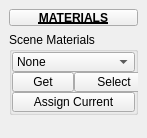
<?xml version="1.0" encoding="UTF-8"?>
<ui version="4.0">
 <class>QtUi</class>
 <widget class="QMainWindow" name="QtUi">
  <property name="enabled">
   <bool>true</bool>
  </property>
  <property name="geometry">
   <rect>
    <x>0</x>
    <y>0</y>
    <width>147</width>
    <height>138</height>
   </rect>
  </property>
  <property name="sizePolicy">
   <sizepolicy hsizetype="Preferred" vsizetype="Preferred">
    <horstretch>0</horstretch>
    <verstretch>0</verstretch>
   </sizepolicy>
  </property>
  <property name="minimumSize">
   <size>
    <width>0</width>
    <height>0</height>
   </size>
  </property>
  <property name="maximumSize">
   <size>
    <width>999</width>
    <height>999</height>
   </size>
  </property>
  <property name="windowTitle">
   <string>Toolkit</string>
  </property>
  <property name="tabShape">
   <enum>QTabWidget::Triangular</enum>
  </property>
  <property name="dockNestingEnabled">
   <bool>true</bool>
  </property>
  <property name="dockOptions">
   <set>QMainWindow::AllowNestedDocks|QMainWindow::AllowTabbedDocks|QMainWindow::AnimatedDocks|QMainWindow::ForceTabbedDocks</set>
  </property>
  <widget class="QWidget" name="mainWindow">
   <layout class="QVBoxLayout" name="verticalLayout_2">
    <item>
     <widget class="PushButtonDraggable" name="draggable_header">
      <property name="minimumSize">
       <size>
        <width>19</width>
        <height>17</height>
       </size>
      </property>
      <property name="maximumSize">
       <size>
        <width>999</width>
        <height>17</height>
       </size>
      </property>
      <property name="font">
       <font>
        <weight>75</weight>
        <bold>true</bold>
        <underline>true</underline>
       </font>
      </property>
      <property name="text">
       <string>MATERIALS</string>
      </property>
      <property name="checkable">
       <bool>true</bool>
      </property>
     </widget>
    </item>
    <item>
     <layout class="QVBoxLayout" name="verticalLayout">
      <property name="spacing">
       <number>0</number>
      </property>
      <item>
       <widget class="QGroupBox" name="group000">
        <property name="sizePolicy">
         <sizepolicy hsizetype="Fixed" vsizetype="Fixed">
          <horstretch>0</horstretch>
          <verstretch>0</verstretch>
         </sizepolicy>
        </property>
        <property name="minimumSize">
         <size>
          <width>125</width>
          <height>0</height>
         </size>
        </property>
        <property name="maximumSize">
         <size>
          <width>262</width>
          <height>999</height>
         </size>
        </property>
        <property name="title">
         <string>Scene Materials</string>
        </property>
        <layout class="QGridLayout" name="gridLayout">
         <property name="leftMargin">
          <number>0</number>
         </property>
         <property name="topMargin">
          <number>0</number>
         </property>
         <property name="rightMargin">
          <number>0</number>
         </property>
         <property name="bottomMargin">
          <number>0</number>
         </property>
         <property name="spacing">
          <number>0</number>
         </property>
         <item row="8" column="0">
          <widget class="QPushButton" name="b002">
           <property name="enabled">
            <bool>true</bool>
           </property>
           <property name="sizePolicy">
            <sizepolicy hsizetype="Fixed" vsizetype="Fixed">
             <horstretch>0</horstretch>
             <verstretch>0</verstretch>
            </sizepolicy>
           </property>
           <property name="minimumSize">
            <size>
             <width>0</width>
             <height>20</height>
            </size>
           </property>
           <property name="maximumSize">
            <size>
             <width>999</width>
             <height>20</height>
            </size>
           </property>
           <property name="toolTip">
            <string>Set material shader ID from selection.</string>
           </property>
           <property name="text">
            <string>Get</string>
           </property>
           <property name="iconSize">
            <size>
             <width>18</width>
             <height>18</height>
            </size>
           </property>
          </widget>
         </item>
         <item row="2" column="0" colspan="5">
          <widget class="ComboBox" name="cmb002">
           <property name="sizePolicy">
            <sizepolicy hsizetype="Fixed" vsizetype="Fixed">
             <horstretch>0</horstretch>
             <verstretch>0</verstretch>
            </sizepolicy>
           </property>
           <property name="minimumSize">
            <size>
             <width>0</width>
             <height>20</height>
            </size>
           </property>
           <property name="maximumSize">
            <size>
             <width>999</width>
             <height>20</height>
            </size>
           </property>
           <property name="toolTip">
            <string>Current material.</string>
           </property>
           <property name="maxVisibleItems">
            <number>40</number>
           </property>
           <property name="maxCount">
            <number>500</number>
           </property>
           <property name="sizeAdjustPolicy">
            <enum>QComboBox::AdjustToContents</enum>
           </property>
           <property name="frame">
            <bool>true</bool>
           </property>
           <item>
            <property name="text">
             <string>None</string>
            </property>
           </item>
          </widget>
         </item>
         <item row="8" column="1">
          <widget class="PushButton" name="tb000">
           <property name="enabled">
            <bool>true</bool>
           </property>
           <property name="minimumSize">
            <size>
             <width>80</width>
             <height>20</height>
            </size>
           </property>
           <property name="maximumSize">
            <size>
             <width>999</width>
             <height>20</height>
            </size>
           </property>
           <property name="toolTip">
            <string>&lt;html&gt;&lt;head/&gt;&lt;body&gt;&lt;p&gt;Select all components with the same material. &lt;/p&gt;&lt;p&gt;If nothing is selected; search all geometry.&lt;/p&gt;&lt;/body&gt;&lt;/html&gt;</string>
           </property>
           <property name="text">
            <string>Select</string>
           </property>
           <property name="iconSize">
            <size>
             <width>16</width>
             <height>16</height>
            </size>
           </property>
          </widget>
         </item>
         <item row="9" column="0" colspan="2">
          <widget class="PushButton" name="tb002">
           <property name="enabled">
            <bool>true</bool>
           </property>
           <property name="minimumSize">
            <size>
             <width>116</width>
             <height>20</height>
            </size>
           </property>
           <property name="maximumSize">
            <size>
             <width>999</width>
             <height>20</height>
            </size>
           </property>
           <property name="toolTip">
            <string>Assign stored material shader ID</string>
           </property>
           <property name="text">
            <string>Assign Current</string>
           </property>
          </widget>
         </item>
        </layout>
       </widget>
      </item>
      <item>
       <spacer name="verticalSpacer">
        <property name="orientation">
         <enum>Qt::Vertical</enum>
        </property>
        <property name="sizeHint" stdset="0">
         <size>
          <width>20</width>
          <height>40</height>
         </size>
        </property>
       </spacer>
      </item>
     </layout>
    </item>
   </layout>
  </widget>
 </widget>
 <customwidgets>
  <customwidget>
   <class>PushButtonDraggable</class>
   <extends>QPushButton</extends>
   <header>widgets.pushbuttondraggable.h</header>
  </customwidget>
  <customwidget>
   <class>PushButton</class>
   <extends>QPushButton</extends>
   <header>widgets.pushbutton.h</header>
  </customwidget>
  <customwidget>
   <class>ComboBox</class>
   <extends>QComboBox</extends>
   <header>widgets.combobox.h</header>
  </customwidget>
 </customwidgets>
 <resources/>
 <connections/>
 <designerdata>
  <property name="gridDeltaX">
   <number>5</number>
  </property>
  <property name="gridDeltaY">
   <number>5</number>
  </property>
  <property name="gridSnapX">
   <bool>true</bool>
  </property>
  <property name="gridSnapY">
   <bool>true</bool>
  </property>
  <property name="gridVisible">
   <bool>true</bool>
  </property>
 </designerdata>
</ui>
